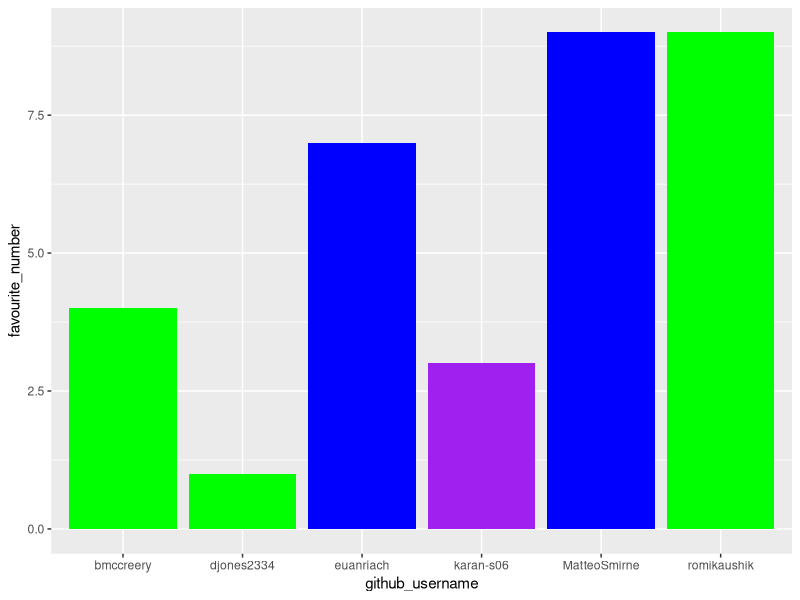
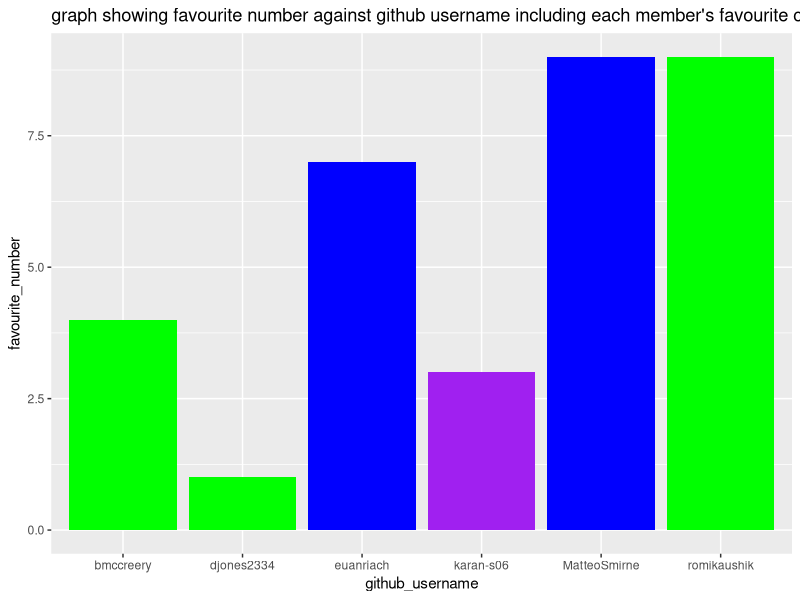
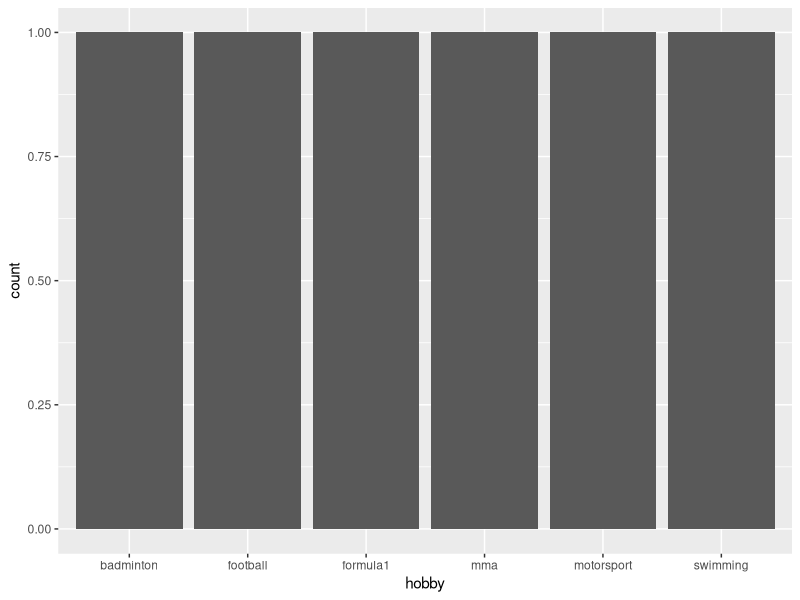

Write the R code that produced these figures, in order.
## ---- chunk 1
library(tidyverse) 
## ---- chunk 2
team_data <- tibble(
  name = c("Barney", "Karan", "Euan", "Romi", 
           "Duncan", "Matteo"),
  github_username = c("bmccreery", "karan-s06", "euanriach", 
                      "romikaushik", "djones2334", "MatteoSmirne"), 
  colour = c("green", "purple", "blue", 
             "green", "green", "blue"),
  hobby = c("motorsport", "badminton", "football", 
            "swimming", "mma", "formula1"),
  favourite_number = c(4, 3, 7, 9, 1, 9)
  )

team_data
## ---- chunk 3
p1 <- ggplot(data = team_data, 
             mapping = aes(x = github_username, 
                           y = favourite_number,
                           fill = colour), 
             ) +
   geom_col() +
   scale_fill_identity()
p1
## ---- chunk 4
p1 + labs(x = "github_username", 
          y = "favourite_number",
          title = "graph showing favourite number against github username including each member's favourite colour")
## ---- chunk 5
p2 <- ggplot(team_data, aes(x = hobby)) +
  geom_bar()
p2
